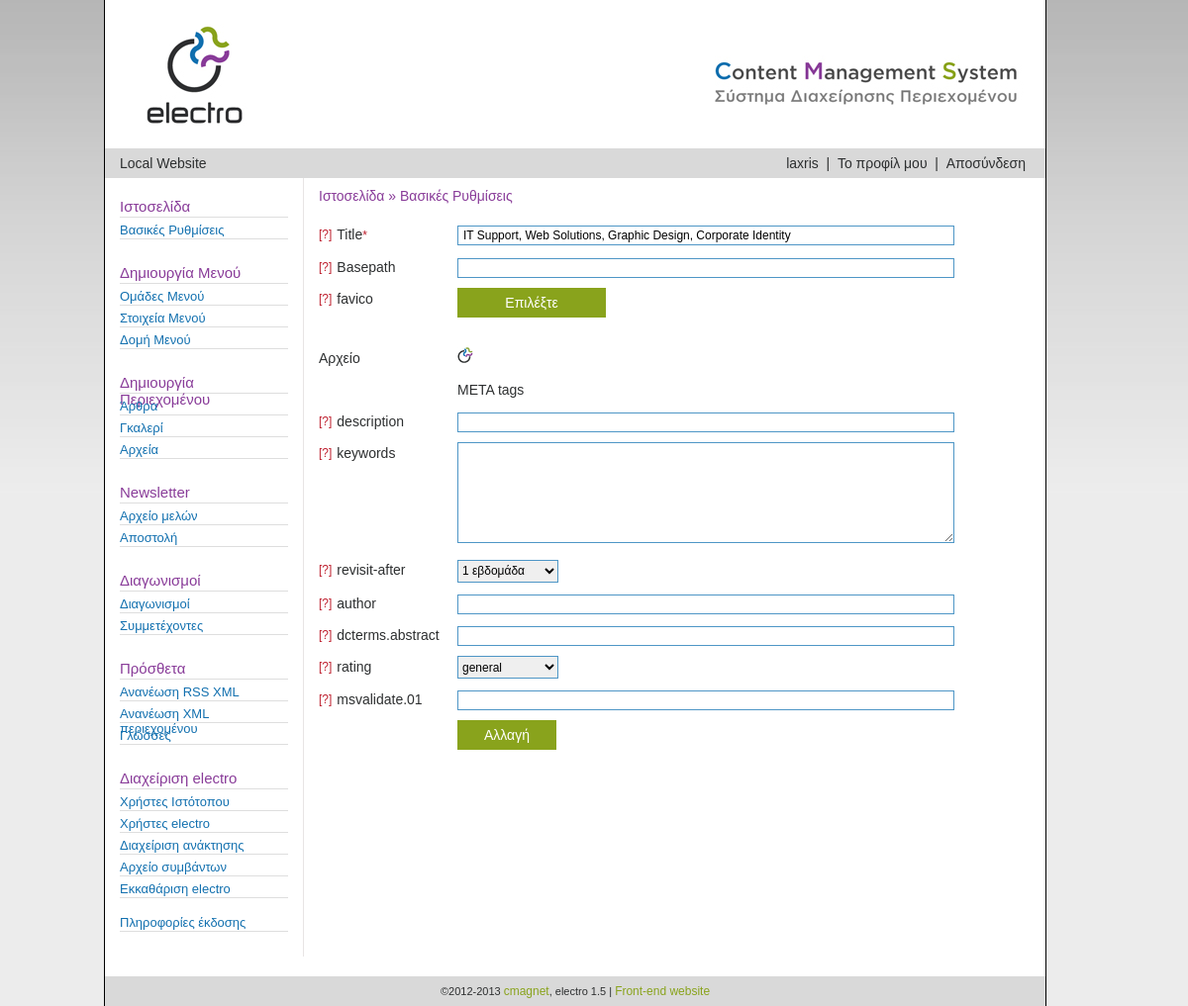
The page /?action=basic_settings&validation=0 (signed in) on the database its author committed.
### tables this page shows
CREATE TABLE IF NOT EXISTS `basic_settings` (
  `BS_ID` varchar(10) NOT NULL DEFAULT '',
  `BS_TITLE` varchar(255) NOT NULL,
  `BS_BASEPATH` varchar(255) DEFAULT NULL,
  `BS_FAVICO` varchar(255) DEFAULT NULL,
  `BS_DESCRIPTION` varchar(160) DEFAULT NULL,
  `BS_KEYWORDS` text,
  `BS_REVISIT_AFTER` enum('1 hour','1 day','7 days','1 month','1 year') NOT NULL DEFAULT '7 days',
  `BS_AUTHOR` varchar(255) DEFAULT NULL,
  `BS_DCTERMS_ABSTRACT` varchar(255) DEFAULT NULL,
  `BS_RATING` enum('general','mature','restricted','14 years','safe for kids') NOT NULL DEFAULT 'general',
  `BS_MS_VALIDATE` varchar(255) DEFAULT NULL,
  PRIMARY KEY (`BS_ID`)
);

### scripts/environment.php (called while the page is built, shortened)
<?php
	$local_favico = "upload_files/favico/";
?>

### scripts/basic_settings.php (the view, shortened to what this page needs)
<?php
	require("db_connect.php");
	$sql_bs = "SELECT * FROM `basic_settings` WHERE BS_ID = 'KNQJBHCHMI' LIMIT 1";
	$query_bs = mysql_query($sql_bs) or die(mysql_error());
	$rows_bs = mysql_num_rows($query_bs);
	if ($rows_bs){
		$result_bs = mysql_fetch_array($query_bs);
		$bs_title = stripslashes($result_bs['BS_TITLE']);
		$bs_basepath = stripslashes($result_bs['BS_BASEPATH']);
		$bs_favico = '<img id = "favico-preview" src = "'.$local_favico.stripslashes($result_bs['BS_FAVICO']).'" />';
		$bs_description = stripslashes($result_bs['BS_DESCRIPTION']);
		$bs_revisit_after = stripslashes($result_bs['BS_REVISIT_AFTER']);
		$bs_author = stripslashes($result_bs['BS_AUTHOR']);
		$bs_dcterms_abstract = stripslashes($result_bs['BS_DCTERMS_ABSTRACT']);
		$bs_rating = stripslashes($result_bs['BS_RATING']);
		$bs_ms_validate = stripslashes($result_bs['BS_MS_VALIDATE']);
	}
	$HELP_BASIC_SETTINGS_TITLE = 'Υποχρεωτικό πεδίο. Αλφαριθμητικό 10 - 70 χαρακτήρες.';
	$HELP_BASIC_SETTINGS_BASEPATH = 'Μη υποχρωτικό πεδίο. Αλφαριθμητικό πεδίο μέχρι 255 χαρακτήρες.';
	$HELP_BASIC_SETTINGS_FAVICO = 'Μη υποχρωτικό πεδίο. Αντίστοιχιση favico στην ιστοσελίδα. Επιτρέπονται μόνο αρχεία τύπου εικονίδιου (ico). Μέγιστο επιτρεπτό μέγεθος αρχείου: 100KΒ.';
	$HELP_BASIC_SETTINGS_DESCRIPTION = 'Μη υποχρωτικό πεδίο. Αλφαριθμητικό πεδίο 70 - 160 χαρακτήρες.';
	$HELP_BASIC_SETTINGS_KEYWORDS = 'Μη υποχρωτικό πεδίο. Αλφαριθμητικό πεδίο μέχρι 255 χαρακτήρες.';
	$HELP_BASIC_SETTINGS_REVISIT_AFTER = 'Μη υποχρωτικό πεδίο. Επιλογή από τη λίστα.';
	$HELP_BASIC_SETTINGS_AUTHOR = 'Μη υποχρωτικό πεδίο. Αλφαριθμητικό πεδίο μέχρι 255 χαρακτήρες.';
	$HELP_BASIC_SETTINGS_DCTERMS_ABSTRACT = 'Μη υποχρωτικό πεδίο. Αλφαριθμητικό πεδίο μέχρι 255 χαρακτήρες.';
	$HELP_BASIC_SETTINGS_RATING = 'Μη υποχρωτικό πεδίο. Επιλογή από τη λίστα.';
	$HELP_BASIC_SETTINGS_MSVALIDATE_01 = 'Μη υποχρωτικό πεδίο. Αλφαριθμητικό πεδίο μέχρι 255 χαρακτήρες.';
?>
<div class="breadcrumb">Ιστοσελίδα &raquo; Βασικές Ρυθμίσεις</div>
<form id="bs_valform" name="basic_settings" method="post" enctype="multipart/form-data" action="scripts/basic_settings_update.php">
	<div class="form_left"><span class = "electro-tooltip" title = "<?php echo $HELP_BASIC_SETTINGS_TITLE; ?>">[?]</span>Title<span class="mandatory_field">*</span></div><div class="form_right"><input name="bs_title" class="long" type="text" maxlength = "70" value = "<?php echo $bs_title; ?>" /></div>
	<div class="form_left"><span class = "electro-tooltip" title = "<?php echo $HELP_BASIC_SETTINGS_BASEPATH; ?>">[?]</span>Basepath</div><div class="form_right"><input name="bs_basepath" class="long" type="text" maxlength = "255" value = "<?php echo $bs_basepath; ?>" /></div>
	<div class="form_left"><span class = "electro-tooltip" title = "<?php echo $HELP_BASIC_SETTINGS_FAVICO; ?>">[?]</span>favico</div><div class="form_right">
		<input class="form_button_choose_file" type="button" value="Επιλέξτε" onclick="javascript:trigger_from_pc();" />
	</div>
	<div class="form_left">Αρχείο</div><div class="form_right"><div id="files_list"><?php echo $bs_favico; ?></div></div>
	<div class="form_left">&nbsp;</div><div class="form_right">META tags</div>
	<div class="form_left"><span class = "electro-tooltip" title = "<?php echo $HELP_BASIC_SETTINGS_DESCRIPTION; ?>">[?]</span>description</div><div class="form_right"><input name="bs_description" class="long" type="text" maxlength = "160" value = "<?php echo $bs_description; ?>" /></div>
	<div class="form_left"><span class = "electro-tooltip" title = "<?php echo $HELP_BASIC_SETTINGS_KEYWORDS; ?>">[?]</span>keywords</div><div class="form_right"><textarea name="bs_keywords" class="long"><?php echo $bs_keywords; ?></textarea></div>
	<div class="form_left"><span class = "electro-tooltip" title = "<?php echo $HELP_BASIC_SETTINGS_REVISIT_AFTER; ?>">[?]</span>revisit-after</div>
	<div class="form_right">
		<select name="bs_revisit_after" class="short">
			<optgroup label="Παρακαλώ επιλέξτε">
				<option value="7 days" <?php if ($bs_revisit_after == '7 days') echo 'SELECTED'; ?>>1 εβδομάδα</option>
			</optgroup>
		</select>
	</div>
	<div class="form_left"><span class = "electro-tooltip" title = "<?php echo $HELP_BASIC_SETTINGS_AUTHOR; ?>">[?]</span>author</div><div class="form_right"><input name="bs_author" class="long" type="text" maxlength = "255" value = "<?php echo $bs_author; ?>" /></div>
	<div class="form_left"><span class = "electro-tooltip" title = "<?php echo $HELP_BASIC_SETTINGS_DCTERMS_ABSTRACT; ?>">[?]</span>dcterms.abstract</div><div class="form_right"><input name="bs_dcterms_abstract" class="long" type="text" maxlength = "255" value = "<?php echo $bs_dcterms_abstract; ?>" /></div>
	<div class="form_left"><span class = "electro-tooltip" title = "<?php echo $HELP_BASIC_SETTINGS_RATING; ?>">[?]</span>rating</div>
	<div class="form_right">
		<select name="bs_rating" class="short">
			<optgroup label="Παρακαλώ επιλέξτε">
				<option value="general" <?php if ($bs_rating == 'general') echo 'SELECTED'; ?>>general</option>
			</optgroup>
		</select>
	</div>
	<div class="form_left"><span class = "electro-tooltip" title = "<?php echo $HELP_BASIC_SETTINGS_MSVALIDATE_01; ?>">[?]</span>msvalidate.01</div><div class="form_right"><input name="bs_ms_validate" class="long" type="text" maxlength = "255" value = "<?php echo $bs_ms_validate; ?>" /></div>
	<div class="form_left">&nbsp;</div><div class="form_right"><input type="submit" class="form_button" value="Αλλαγή" /></div>
</form>

### css/electrocss.css (style rules this page uses)
body,html { margin:0; padding:0; height:auto; min-height:100%; background-color: #ececec; background-image: url('../images/electro_bg_img.jpg'); background-repeat: repeat-x; font-family: Arial, Verdana; font-size: 11px; color: #2d2f30; }
img { display: block; border: 0; }
a, li, input, button, image { transition: all 0.4s linear; -webkit-transition: all 0.4s linear; -moz-transition: all 0.4s linear; -o-transition: all 0.4s linear; -ms-transition: all 0.4s linear; }
.form_left { position: relative; float: left; width: 140px; min-height: 22px; line-height: 22px; font-size: 1.272rem; margin-bottom: 10px; }
.form_right { position: relative; float: left; width: 579px; min-height: 22px; line-height: 22px; font-size: 1.272rem; margin-bottom: 10px; }
.breadcrumb { font-size: 1.272rem; color: #893c99; margin-top: 10px; margin-bottom: 20px; }
.form_button { position: relative; width:100px; height:30px; border: none; background-color:#89a31c; margin-bottom: 20px; cursor:pointer; color: #fff; font-size: 1.272rem; }
.form_button_choose_file { position: relative; width:150px; height:30px; border: none; background-color:#89a31c; margin-bottom: 20px; cursor:pointer; color: #fff; font-size: 1.272rem; }
.mandatory_field { font-size: 1.09rem; color: #be1e2d; }
input.long { position: relative; width: 490px; height: 18px; line-height: 18px; font-size: 1.09rem; border: 1px solid #4e96c6; padding: 0px 5px 0px 5px; }
select.short { position: relative; width: 102px; height: 23px; line-height: 20px; font-size: 1.09rem; border: 1px solid #4e96c6; }
textarea.long { position: relative; width: 490px; height: 100px; line-height: 18px; font-size: 1.09rem; border: 1px solid #4e96c6; padding: 0px 5px 0px 5px; resize: vertical; font-family: inherit; }
form#bs_valform img#favico-preview { position: relative; width: auto; height: 16px; }
span.electro-tooltip { position: relative; display: block; float: left; font-size: 1.09rem; color: #be1e2d; margin-right: 5px; cursor: help; }

### rows shown on the page
basic_settings: bs_title "IT Support, Web Solutions, Graphic Design, Corporate Identity", BS_FAVICO (picture)

### other values the page prints
$owner_title "Local Website"
$_SESSION['EU_USERNAME'] "laxris"
